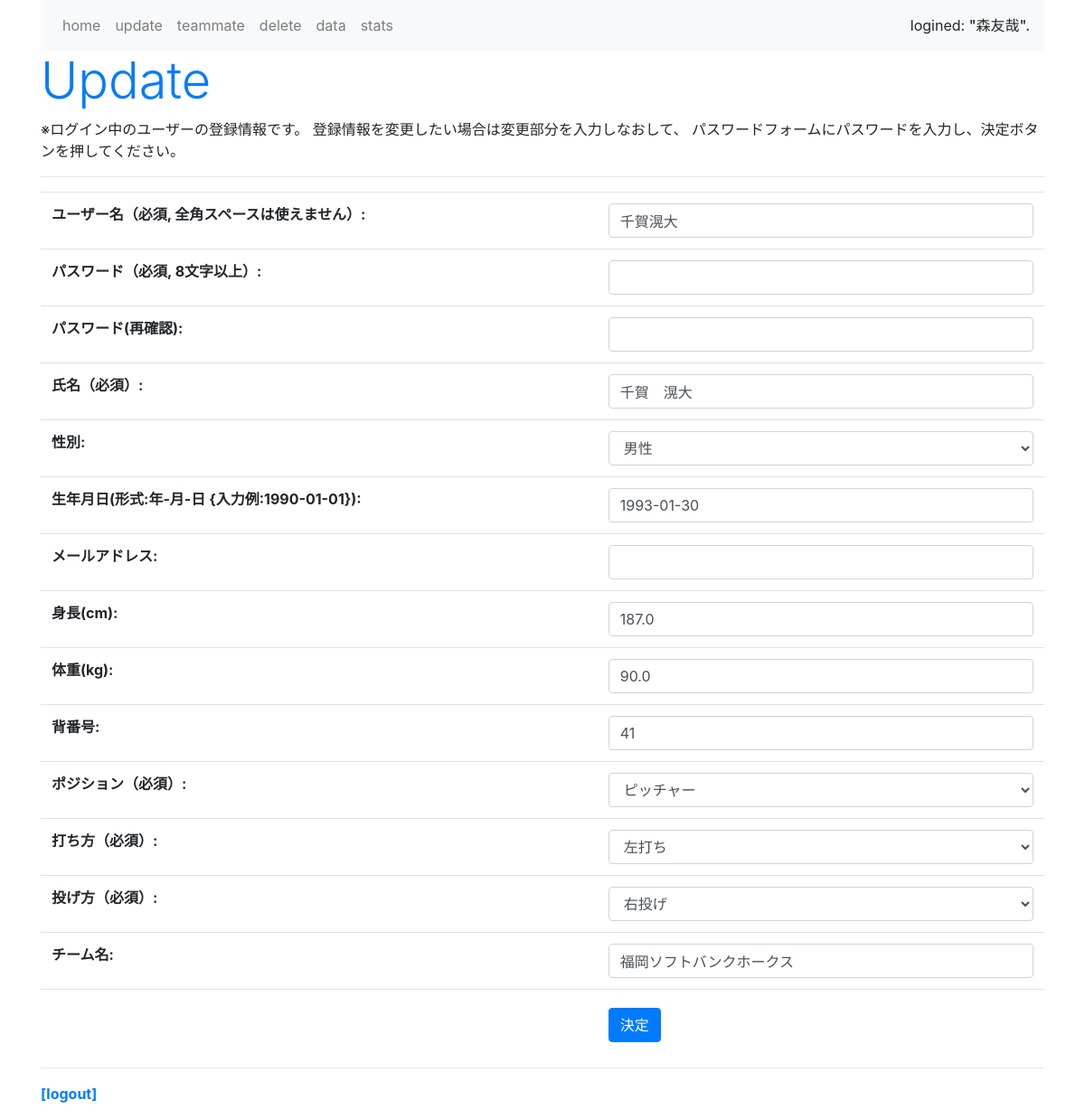
Page /update/33 (signed in) on the committed database.
### baseball_app/models.py (models this page shows, shortened)
class Profile(models.Model):
    GENDER_CHOICES = (
        ('man', '男性'),
        ('woman', '女性'),
        ('other', 'その他'),
    )
    POSITION_CHOICES = (
        ('pitcher', 'ピッチャー'),
        ('catcher', 'キャッチャー'),
        ('first', 'ファースト'),
        ('second', 'セカンド'),
        ('third', 'サード'),
        ('short', 'ショート'),
        ('left', 'レフト'),
        ('center', 'センター'),
        ('right', 'ライト'),
    )
    BATTING_HANDEDNESS_CHOICES = (
        ('right_handed_batting', '右打ち'),
        ('left_handed_batting', '左打ち'),
        ('switch_hitter', '両打ち'),
    )
    THROWING_HANDEDNESS_CHOICES = (
        ('right_handed_throwing', '右投げ'),
        ('left_handed_throwing', '左投げ'),
        ('switch_picher', '両投げ'),
    )
    user = models.OneToOneField(User, on_delete=models.CASCADE)
    name = models.CharField('氏名（必須）', max_length=100)
    gender = models.CharField('性別',blank=True, null=True, max_length=5, choices=GENDER_CHOICES)
    birthday = models.DateField('生年月日(形式:年-月-日 {入力例:1990-01-01})', blank=True, null=True)
    email = models.EmailField('メールアドレス', blank=True, null=True)
    height = models.FloatField('身長(cm)', blank=True, null=True, validators=[MinValueValidator(50), MaxValueValidator(300)])
    weight = models.FloatField('体重(kg)', blank=True, null=True, validators=[MinValueValidator(20), MaxValueValidator(200)])
    uniform_number = models. PositiveIntegerField('背番号', blank=True, null=True, validators=[MinValueValidator(1), MaxValueValidator(999)])
    position = models.CharField('ポジション（必須）', max_length=7, choices=POSITION_CHOICES)
    batting_handedness = models.CharField('打ち方（必須）', max_length=20, choices=BATTING_HANDEDNESS_CHOICES)
    throwing_handedness = models.CharField('投げ方（必須）', max_length=21, choices=THROWING_HANDEDNESS_CHOICES)
    team = models.CharField('チーム名', max_length=100, blank=True, null=True)

### baseball_app/views.py (the view, shortened to what this page needs)
# urls.py: path('update/<int:pk>', updateview, name='update'),
@login_required()
def updateview(request, pk):
    user = get_object_or_404(User, pk=pk)
    profile = Profile.objects.get(user_id=pk)
    user_form = UserCreateForm(request.POST or None, instance=user)
    profile_form = ProfileForm(request.POST or None, instance=profile)
    context = {
        "user_form": user_form,
        "profile_form": profile_form,
    }
    return render(request, 'update.html', context)

### baseball_app/forms.py
class UserCreateForm(UserCreationForm):
    username = forms.CharField(label='ユーザー名（必須, 全角スペースは使えません）', \
        widget=forms.TextInput(attrs={'class':'form-control'}))
    password1 = forms.CharField(label='パスワード（必須, 8文字以上）', \
        widget=forms.PasswordInput(attrs={'class':'form-control'}))
    password2 = forms.CharField(label='パスワード(再確認)', \
        widget=forms.PasswordInput(attrs={'class':'form-control'}))

class ProfileForm(forms.ModelForm):
    def __init__(self, *args, **kwargs):
        super().__init__(*args, **kwargs)
        for field in self.fields.values():
            field.widget.attrs["class"] = "form-control"
    class Meta:
        model = Profile
        fields = (
            "name", "gender", "birthday", "email", "height", "weight", "uniform_number", "position", "batting_handedness", "throwing_handedness", "team"
        )

### templates/update.html (shortened to what this page needs)
{% extends 'base.html' %}
{% block header %}
<h1 class="display-4 text-primary">Update</h1>
<p class="caption">※ログイン中のユーザーの登録情報です。
    登録情報を変更したい場合は変更部分を入力しなおして、
    パスワードフォームにパスワードを入力し、決定ボタンを押してください。
</p>
{% endblock header %}
{% block content %}
<form action="" method="POST">{% csrf_token %}
    <table class="table">
    {{ user_form.as_table }}
    <hr>
    {{ profile_form.as_table }}
    <tr>
        <th>
            <td>
                <input type="submit" value="決定" class="btn btn-primary mt-2"></table>
</form>
{% endblock content %}

### templates/base.html (shortened to what this page needs)
<!doctype html>
<html lang="ja">
    <head>
        <link rel="stylesheet" href="https://stackpath.bootstrapcdn.com/bootstrap/4.5.0/css/bootstrap.min.css">
    </head>
    <body class="container">
        <nav class="navbar navbar-expand navbar-light bg-light">
            <ul class="navbar-nav mr-auto">
                <li class="nav-item"><a href="{% url 'home' %}" class="nav-link">home</a></li>
                <li class="nav-item"><a href="{% url 'update' user.pk %} " class="nav-link">update</a></li>
                <li class="nav-item"><a href="{% url 'list' %}" class="nav-link">teammate</a></li>
                <li class="nav-item"><a href="{% url 'delete' %}" class="nav-link">delete</a></li>
                <li class="nav-item"><a href="{% url 'data' %}" class="nav-link">data</a></li>
                <li class="nav-item"><a href="{% url 'stats' %}" class="nav-link">stats</a></li>
                </ul>
            <span>logined: <span class="h6">"{{ request.user.username }}".</span> </span>
        </nav>
        <div>
            {% block header %}{% endblock header %}
        </div>
        {% block content %}{% endblock content %}
        <hr>
        <div class="my-3">
            <span class="font-weight-bold"><a href="{% url 'logout' %}">[logout]</a></span>
        </div>
    </body>
</html>

### rows in the picture
Profile: name "千賀 滉大", gender "男性", birthday "1993-01-30", height "187.0", weight "90.0", uniform_number "41", position "ピッチャー", batting_handedness "左打ち", throwing_handedness "右投げ", team "福岡ソフトバンクホークス"

### other values in the picture
{{ request.user.username }} "森友哉"
